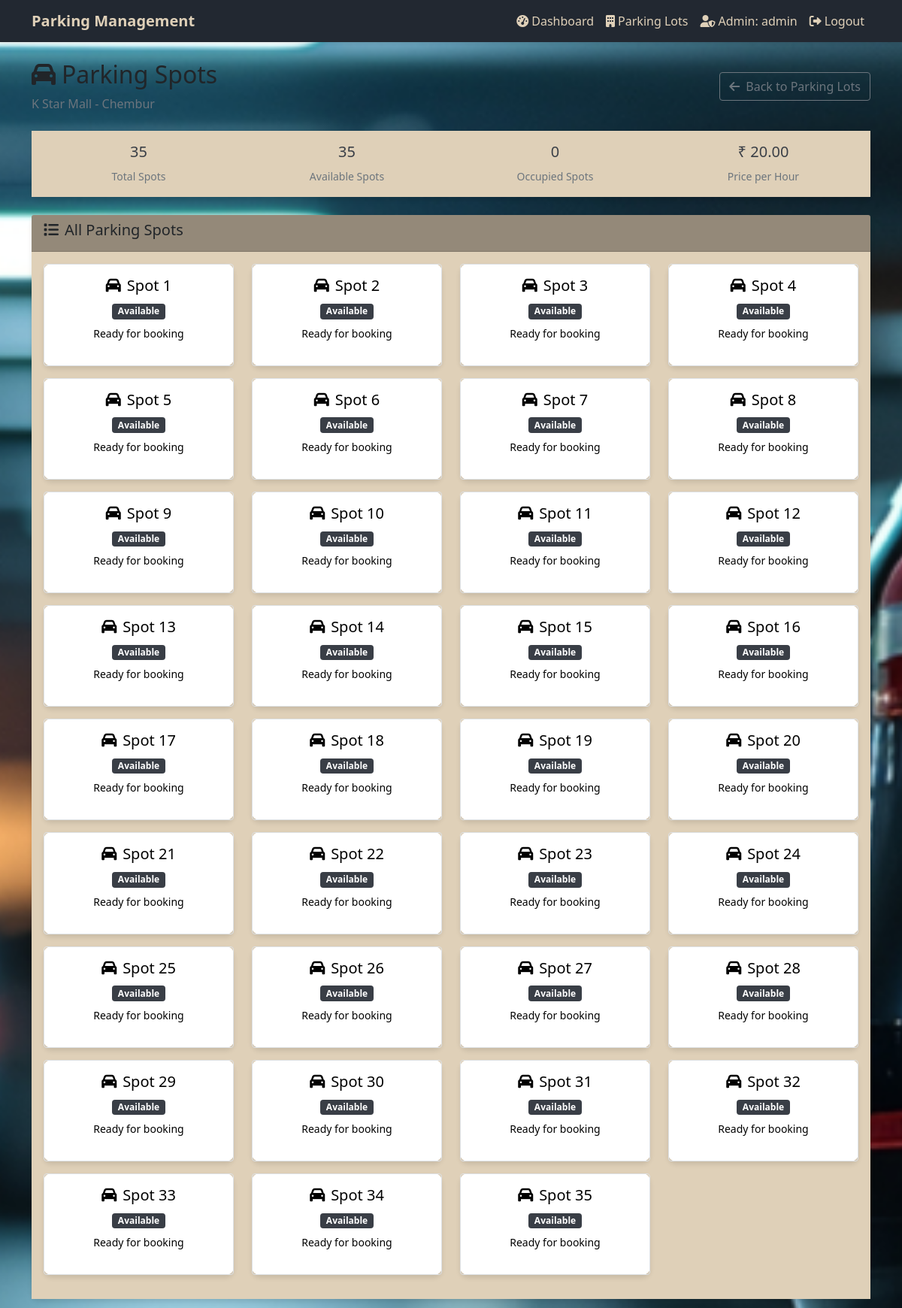
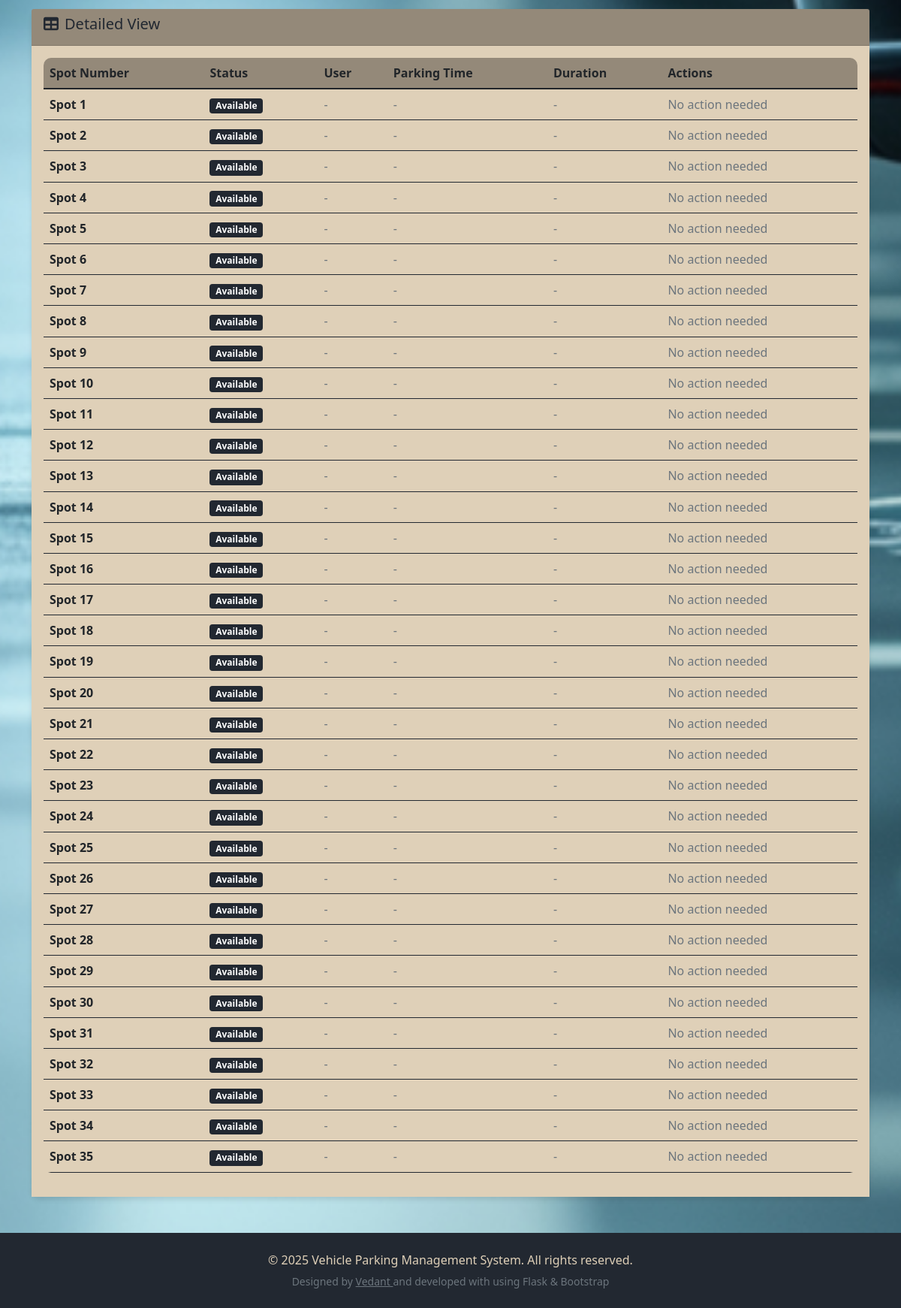
The page /admin/parking_spots/1 (signed in) on the database its author committed (2 pictures, top to bottom).
### app.py (models this page shows)
class ParkingLot(db.Model):
    id = db.Column(db.Integer, primary_key=True)
    location_name = db.Column(db.String(100), nullable=False)
    hourly_rate = db.Column(db.Float, nullable=False)
    address = db.Column(db.String(200), nullable=False)
    pin_code = db.Column(db.String(10), nullable=False)
    total_spots = db.Column(db.Integer, nullable=False)
    created_at = db.Column(db.DateTime, default=datetime.utcnow)
    spots = db.relationship('ParkingSpot', backref='parking_lot', lazy=True, cascade='all, delete-orphan')

class ParkingSpot(db.Model):
    id = db.Column(db.Integer, primary_key=True)
    lot_id = db.Column(db.Integer, db.ForeignKey('parking_lot.id'), nullable=False)
    spot_number = db.Column(db.Integer, nullable=False)
    status = db.Column(db.String(1), default='A')  # A-Available, O-Occupied
    created_at = db.Column(db.DateTime, default=datetime.utcnow)
    reservations = db.relationship('Reservation', backref='parking_spot', lazy=True)

### app.py (the view)
@app.route('/admin/parking_spots/<int:lot_id>')
def admin_parking_spots(lot_id):
    if 'admin_id' not in session:
        flash('Please login as an administrator to access this page!', 'error')
        return redirect(url_for('login'))
    parking_lot = ParkingLot.query.get_or_404(lot_id)
    all_spots = ParkingSpot.query.filter_by(lot_id=lot_id).all()
    spots_with_details = []
    for spot in all_spots:
        if spot.status == 'O':
            current_reservation = Reservation.query.filter_by(spot_id=spot.id, status='active').first()
            if current_reservation:
                duration_info = calculate_parking_duration(current_reservation.entry_time)
                current_reservation.duration_hours = duration_info['hours']
                current_reservation.duration_minutes = duration_info['minutes']
            spots_with_details.append({
                'spot': spot,
                'reservation': current_reservation
            })
        else:
            spots_with_details.append({
                'spot': spot,
                'reservation': None
            })
    return render_template('parking-spots.html',
                         parking_lot=parking_lot,
                         spot_details=spots_with_details)

### templates/parking-spots.html (shortened to what this page needs)
{% extends "base.html" %}  {% block content %}
<div class="row mb-4">
  <div class="col-12">
    <div class="d-flex justify-content-between align-items-center">
      <div>
        <h2><i class="fas fa-car me-2"></i>Parking Spots</h2>
        <p class="text-muted mb-0">
          {{ parking_lot.location_name }} - {{ parking_lot.address }}
        </p>
      </div>
      <a
        href="{{ url_for('manage_parking') }}"
        class="btn btn-outline-secondary"
      >
        <i class="fas fa-arrow-left me-2"></i>Back to Parking Lots
      </a>
    </div>
  </div>
</div>
<div class="row mb-4">
  <div class="col-12">
    <div class="card">
      <div class="card-body" style="background-color: #dfd0b8; color: #393e46">
        <div class="row">
          <div class="col-md-3 text-center">
            <h5>{{ parking_lot.total_spots }}</h5>
            <small class="text-muted">Total Spots</small>
          </div>
          <div class="col-md-3 text-center">
            <h5>
              {% set available_spots = spot_details|selectattr('spot.status',
              'equalto', 'A')|list|length %} {{ available_spots }}
            </h5>
            <small class="text-muted">Available Spots</small>
          </div>
          <div class="col-md-3 text-center">
            <h5>
              {% set occupied_spots = spot_details|selectattr('spot.status',
              'equalto', 'O')|list|length %} {{ occupied_spots }}
            </h5>
            <small class="text-muted">Occupied Spots</small>
          </div>
          <div class="col-md-3 text-center">
            <h5>₹ {{ "%.2f"|format(parking_lot.hourly_rate) }}</h5>
            <small class="text-muted">Price per Hour</small>
          </div>
        </div>
      </div>
    </div>
  </div>
</div>
<div class="row">
  <div class="col-12">
    <div class="card">
      <div class="card-header" style="background-color: #948979">
        <h5><i class="fas fa-list me-2"></i>All Parking Spots</h5>
      </div>
      <div class="card-body" style="background-color: #dfd0b8">
        {% if spot_details %}
        <div class="row">
          {% for spot_detail in spot_details %}
          <div class="col-md-3 col-sm-6 mb-3">
            <div
              class="card {% if spot_detail.spot.status == 'O' %}border-danger{% else %}border-success{% endif %}"
            >
              <div
                class="card-body text-center rounded border"
                style="color: black"
              >
                <h5 class="card-title">
                  <i class="fas fa-car me-2"></i>Spot {{
                  spot_detail.spot.spot_number }}
                </h5>
                {% if spot_detail.spot.status == 'A' %}
                <span class="badge mb-2" style="background-color: #393e46"
                  >Available</span
                >
                <p class="small">Ready for booking</p>
                {% endif %}
              </div>
            </div>
          </div>
          {% endfor %}
        </div>
        {% else %}
        <div class="text-center py-4">
          <i class="fas fa-car fa-3x text-muted mb-3"></i>
          <h5 class="text-muted">No Parking Spots Found</h5>
          <p class="text-muted">This parking lot has no spots configured.</p>
        </div>
        {% endif %}
      </div>
    </div>
  </div>
</div>
<div class="row mt-4">
  <div class="col-12">
    <div class="card">
      <div
        class="card-header"
        style="background-color: #948979; color: #222831"
      >
        <h5><i class="fas fa-table me-2"></i>Detailed View</h5>
      </div>
      <div class="card-body" style="background-color: #dfd0b8">
        {% if spot_details %}
        <div class="table-responsive">
          <table class="table table-hover">
            <thead style="background-color: #948979">
              <tr>
                <th>Spot Number</th>
                <th>Status</th>
                <th>User</th>
                <th>Parking Time</th>
                <th>Duration</th>
                <th>Actions</th>
              </tr>
            </thead>
            <tbody style="border-bottom: #222831">
              {% for spot_detail in spot_details %}
              <tr>
                <td>
                  <strong>Spot {{ spot_detail.spot.spot_number }}</strong>
                </td>
                <td>
                  {% if spot_detail.spot.status == 'A' %}
                  <span class="badge" style="background-color: #222831"
                    >Available</span
                  >
                  {% else %}
                  <span class="badge" style="background-color: #948979"
                    >Occupied</span
                  >
                  {% endif %}
                </td>
                <td>
                  {% if spot_detail.reservation %} {{
                  spot_detail.reservation.user.username }} {% else %}
                  <span class="text-muted">-</span>
                  {% endif %}
                </td>
                <td>
                  {% if spot_detail.reservation %} {{
                  spot_detail.reservation.entry_time.strftime('%Y-%m-%d
                  %H:%M') }} {% else %}
                  <span class="text-muted">-</span>
                  {% endif %}
                </td>
                <td>
                  {% if spot_detail.reservation %} {{
                  spot_detail.reservation.duration_hours }}h {{
                  spot_detail.reservation.duration_minutes }}m {% else %}
                  <span class="text-muted">-</span>
                  {% endif %}
                </td>
                <td>
                  {% if spot_detail.spot.status == 'O' and
                  spot_detail.reservation %}
                  <span class="text-muted">Active reservation</span>
                  {% else %}
                  <span class="text-muted">No action needed</span>
                  {% endif %}
                </td>
              </tr>
              {% endfor %}
            </tbody>
          </table>
        </div>
        {% else %}
        <p class="text-muted text-center">No parking spots to display.</p>
        {% endif %}
      </div>
    </div>
  </div>
</div>
{% endblock %}

### templates/base.html (style rules this page uses)
body { background: url(../static/images/background.png) no-repeat center center fixed; background-size: cover; margin: 0; padding: 0; }
.card { box-shadow: 0 4px 6px rgba(0, 0, 0, 0.1); border: none; border-radius: 10px; }
.table { border-radius: 10px; overflow: hidden; }

### rows shown on the page
ParkingLot: location_name "K Star Mall", address "Chembur", total_spots "35", hourly_rate "20.00"
ParkingSpot: status "A" (drawn), spot.spot_number "1", spot.spot_number "1"
ParkingSpot: spot.spot_number "2", spot.spot_number "2"
ParkingSpot: spot.spot_number "3", spot.spot_number "3"
ParkingSpot: spot.spot_number "4", spot.spot_number "4"
ParkingSpot: spot.spot_number "5", spot.spot_number "5"
ParkingSpot: spot.spot_number "6", spot.spot_number "6"
ParkingSpot: spot.spot_number "7", spot.spot_number "7"
ParkingSpot: spot.spot_number "8", spot.spot_number "8"
ParkingSpot: spot.spot_number "9", spot.spot_number "9"
ParkingSpot: spot.spot_number "10", spot.spot_number "10"
ParkingSpot: spot.spot_number "11", spot.spot_number "11"
ParkingSpot: spot.spot_number "12", spot.spot_number "12"
ParkingSpot: spot.spot_number "13", spot.spot_number "13"
ParkingSpot: spot.spot_number "14", spot.spot_number "14"
ParkingSpot: spot.spot_number "15", spot.spot_number "15"
ParkingSpot: spot.spot_number "16", spot.spot_number "16"
ParkingSpot: spot.spot_number "17", spot.spot_number "17"
ParkingSpot: spot.spot_number "18", spot.spot_number "18"
ParkingSpot: spot.spot_number "19", spot.spot_number "19"
ParkingSpot: spot.spot_number "20", spot.spot_number "20"
ParkingSpot: spot.spot_number "21", spot.spot_number "21"
ParkingSpot: spot.spot_number "22", spot.spot_number "22"
ParkingSpot: spot.spot_number "23", spot.spot_number "23"
ParkingSpot: spot.spot_number "24", spot.spot_number "24"
ParkingSpot: spot.spot_number "25", spot.spot_number "25"
ParkingSpot: spot.spot_number "26", spot.spot_number "26"
ParkingSpot: spot.spot_number "27", spot.spot_number "27"
ParkingSpot: spot.spot_number "28", spot.spot_number "28"
ParkingSpot: spot.spot_number "29", spot.spot_number "29"
ParkingSpot: spot.spot_number "30", spot.spot_number "30"
ParkingSpot: spot.spot_number "31", spot.spot_number "31"
ParkingSpot: spot.spot_number "32", spot.spot_number "32"
ParkingSpot: spot.spot_number "33", spot.spot_number "33"
ParkingSpot: spot.spot_number "34", spot.spot_number "34"
ParkingSpot: spot.spot_number "35", spot.spot_number "35"

### other values the page prints
{{ session['admin_username'] }} "admin"
{{ available_spots }} "35"
{{ occupied_spots }} "0"
